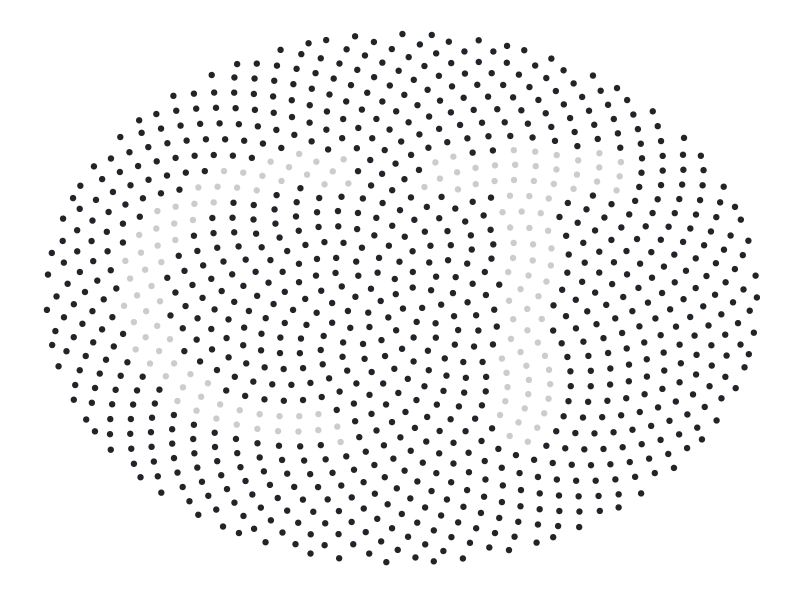
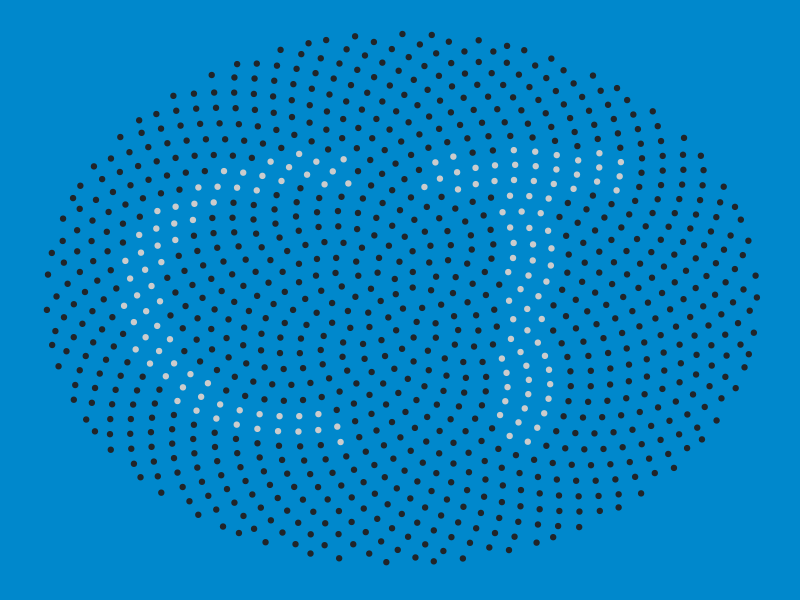
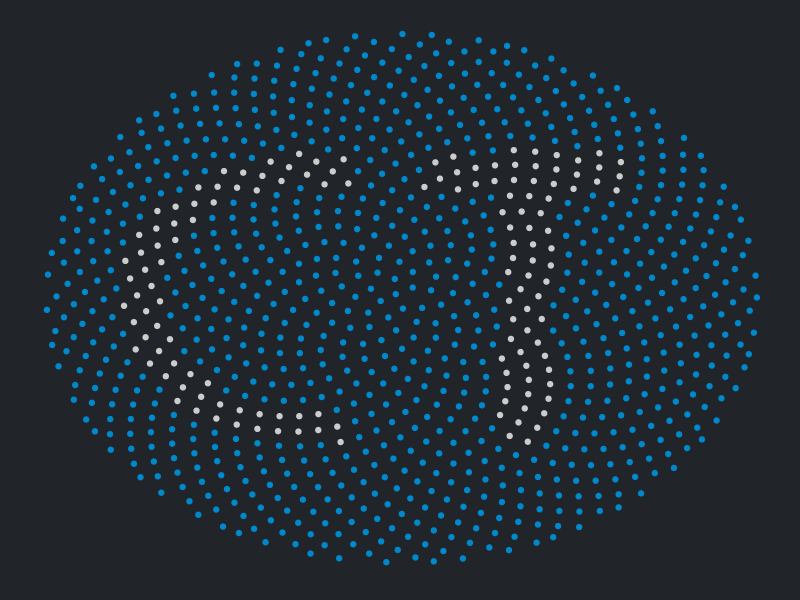
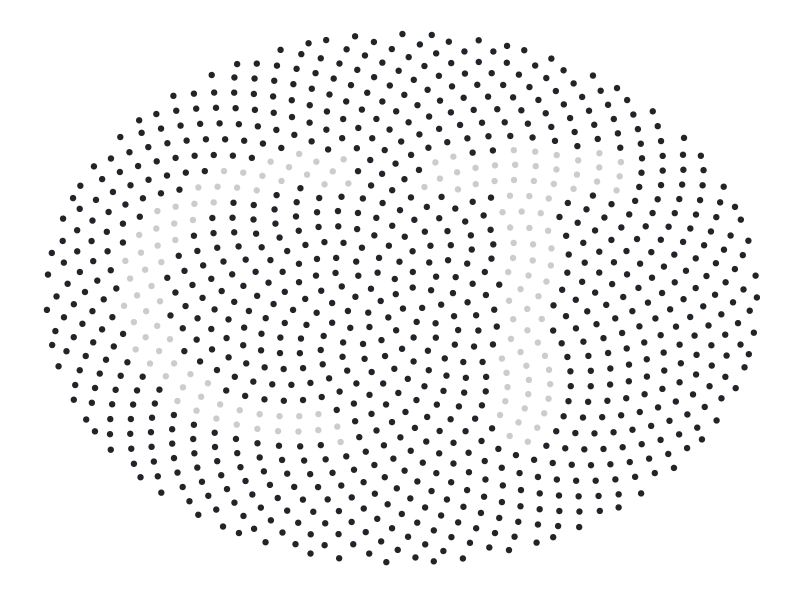
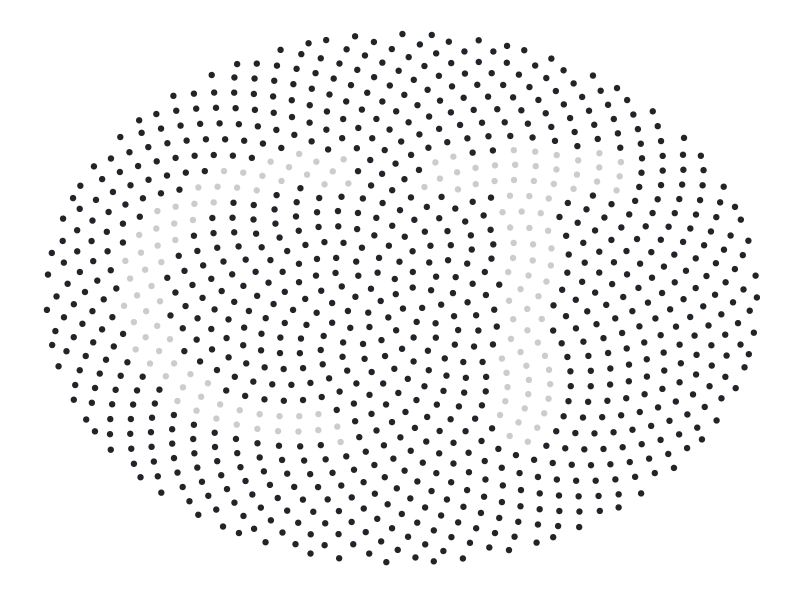
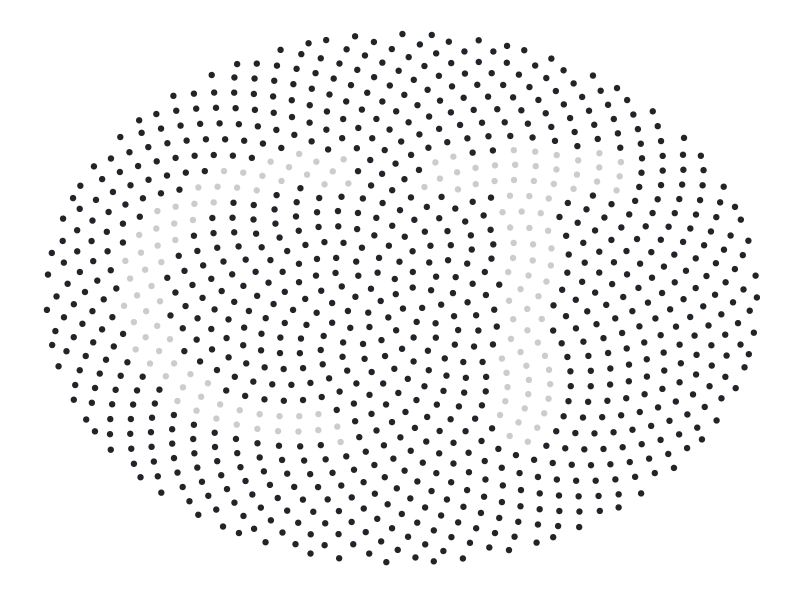
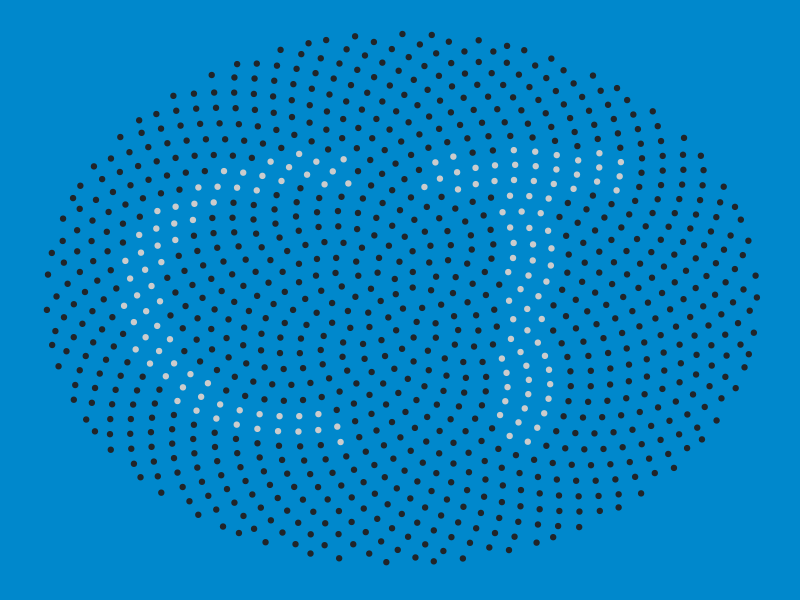
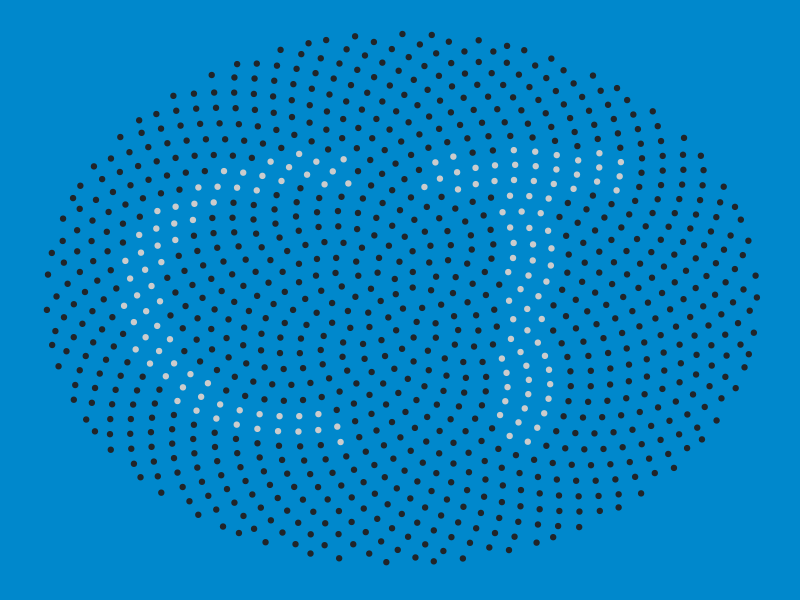

These figures' R source, in order:
library(ggplot2)
library(dplyr)

set.seed(123)

n <- 1000
alpha <- 2
phi <- (sqrt(5)+1)/2

colors <- data.frame(
  dots="#212529",
  letters="#0088CC",
  background="#000000"
)

radius <- function(k,n,b){
  if (k>n-b) r <- 1 # put on the boundary
  else r <- sqrt(k-1/2)/sqrt(n-(b+1)/2) # apply square root
  return(r)
}

logo.dots <- sapply(seq(1,n), function(k) {
  r <- radius(k,n,round(alpha*sqrt(n)))
  theta <- 2*pi*k/phi^2
  return(data.frame(x=r*cos(theta),y=r*sin(theta),color=colors$dots))
},simplify = FALSE) %>% bind_rows()

logo.c <- logo.dots %>%
  mutate(dist = sqrt((x+.25)^2+(y-0)^2),
         color.c=colors$letters) %>% 
  filter(.43 < dist & dist < .55,
         x < -.15) %>%
  select(-dist)

logo.t <- logo.dots %>%
  filter(((.05<x & x<.65) & (.40<y & y<.55)) | # horizontal part
         ((.275<x & x<.425) & (-.55<y & y<.60))) %>% # vertical part
  mutate(color.t=colors$letters)

logo <- logo.dots %>% 
  left_join(logo.c) %>%
  left_join(logo.t) %>%
  mutate(color=coalesce(color.t,color.c,color)) %>%
  select(-color.t,-color.c)

# transparent logo
  
ggplot(logo,aes(x=x,y=y,color=color)) + 
  geom_point() +
  scale_color_manual(values=c("#CCCCCC","#212529")) +
  theme(
        panel.background = element_rect(fill="transparent",
                                        color=NA),
        plot.background = element_rect(fill="transparent",
                                       color=NA),
        panel.grid = element_blank(),
        axis.text = element_blank(),
        axis.ticks = element_blank(),
        axis.title = element_blank(),
        legend.position = 'none')

ggsave("logo-high-transparent.png", dpi=320, width=6, height = 6, units="in")
ggsave("logo-print-transparent.png", dpi=300, width=6, height = 6, units="in")
ggsave("logo-low-transparent.png", dpi=72, width=6, height = 6, units="in")

# blue background

ggplot(logo,aes(x=x,y=y,color=color)) + 
  geom_point() +
  scale_color_manual(values=c("#CCCCCC","#212529")) +
  theme(
    panel.background = element_rect(fill="#0088CC",
                                    color="#0088CC"),
    plot.background = element_rect(fill="#0088CC",
                                   color="#0088CC"),

    panel.grid = element_blank(),
    axis.text = element_blank(),
    axis.ticks = element_blank(),
    axis.title = element_blank(),
    legend.position = 'none')

ggsave("logo-high-blue.png", dpi=320, width=6, height = 6, units="in")
ggsave("logo-print-blue.png", dpi=300, width=6, height = 6, units="in")
ggsave("logo-low-blue.png", dpi=72, width=6, height = 6, units="in")

# dark logo

ggplot(logo,aes(x=x,y=y,color=color)) + 
  geom_point() +
  scale_color_manual(values=c("#CCCCCC","#0088CC")) +
  theme(
    
    panel.background = element_rect(fill="#212529",
                                    color="#212529"),
    plot.background = element_rect(fill="#212529",
                                   color="#212529"),
    panel.grid = element_blank(),
    axis.text = element_blank(),
    axis.ticks = element_blank(),
    axis.title = element_blank(),
    legend.position = 'none')

ggsave("logo-high-dark.png", dpi=320, width=6, height = 6, units="in")
ggsave("logo-print-dark.png", dpi=300, width=6, height = 6, units="in")
ggsave("logo-low-dark.png", dpi=72, width=6, height = 6, units="in")
